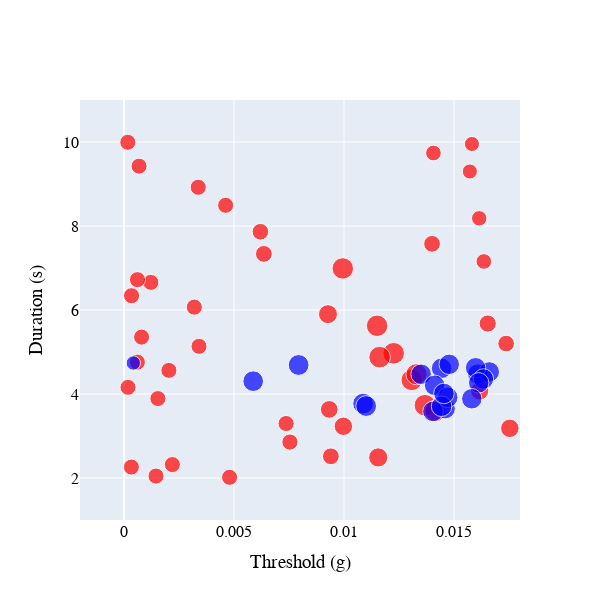

Notebook code for this chart:
### Code cell
import plotly.graph_objects as go

# Font customization variables - modify as desired
font_family = "Times New Roman"
font_size = 16          # Font size
font_color = "black"    # Font color

# Create figure object
fig = go.Figure()

# Add first dataset R_PRE (red)
# Use the last column of R_PRE for marker sizes
fig.add_trace(go.Scatter(
    x=R_PRE[:, 0],       # x-axis: threshold (first column)
    y=R_PRE[:, 1],       # y-axis: duration (second column)
    mode='markers',      # markers only
    marker=dict(
        size=R_PRE[:, 2]*20,   # marker size based on the last column values of R_PRE
        color='red'          # red color
    ),
    name='R_PRE'
))

# Add second dataset R_ONB (blue)
# Use the last column of R_ONB for marker sizes
fig.add_trace(go.Scatter(
    x=R_ONB[:, 0],       # x-axis: threshold (first column)
    y=R_ONB[:, 1],       # y-axis: duration (second column)
    mode='markers',      # markers only
    marker=dict(
        size=R_ONB[:, 2]*20,   # marker size based on the last column values of R_ONB
        color='blue'          # blue color
    ),
    name='R_ONB'
))

# Update overall layout: set font, square canvas, axis labels, and cancel legend display
fig.update_layout(
    font=dict(
        family=font_family,
        size=font_size,
        color=font_color
    ),
    width=600,
    height=600,
    showlegend=False,          # Hide legend
    xaxis_title="Threshold (g)",   # x-axis label with unit g
    yaxis_title="Duration (s)"       # y-axis label with unit s
)

# Update x-axis range and tick font
fig.update_xaxes(
    range=[-0.002, 0.018],
    tickfont=dict(family=font_family, size=font_size, color=font_color)
)

# Update y-axis range and tick font
fig.update_yaxes(
    range=[1, 11],
    tickfont=dict(family=font_family, size=font_size, color=font_color)
)

# Show plot
fig.show()

### Figure 1 — Plotly figure (JSON) as saved in the notebook; plotly's stock layout.template omitted (floating-point values rounded to 4 significant figures)
{"data": [{"marker": {"color": "red", "size": [16.05, 16.05, 15.09, 16.12, 16.78, 16.05, 19.14, 18.45, 16.11, 16.61, 21.56, 16.14, 18.43, 15.67, 16.07, 21.59, 21.35, 21.39, 16.05, 16.05, 16.8, 16.05, 16.05, 16.05, 15.09, 21.61, 21.48, 16.63, 16.05, 16.17, 15.58, 16.05, 15.41, 17.19, 16.05, 21.45, 16.74, 17.68, 16.05, 16.07, 18.94, 18.19, 16.05, 21.21, 16.05]}, "mode": "markers", "name": "R_PRE", "type": "scatter", "x": [0.0003365, 0.002199, 0.01572, 0.007368, 0.009403, 0.0006845, 0.01156, 0.01754, 0.003195, 0.006199, 0.01368, 0.003375, 0.009972, 0.01406, 0.00462, 0.01226, 0.01308, 0.009944, 0.000799, 0.001219, 0.006358, 0.002041, 0.001541, 0.001454, 0.01581, 0.01162, 0.0115, 0.01737, 0.0001824, 0.007541, 0.01636, 0.0003424, 0.01615, 0.01653, 0.0006082, 0.01415, 0.014, 0.009329, 0.0006128, 0.00341, 0.009272, 0.01617, 0.0048, 0.01329, 0.0001728], "y": [2.261, 2.319, 9.298, 3.297, 2.517, 9.424, 2.49, 3.183, 6.067, 7.863, 3.733, 8.922, 3.231, 9.738, 8.493, 4.97, 4.334, 6.989, 5.354, 6.657, 7.336, 4.562, 3.891, 2.046, 9.953, 4.877, 5.624, 5.201, 4.158, 2.856, 7.156, 6.34, 8.183, 5.678, 4.759, 3.597, 7.575, 3.633, 6.722, 5.135, 5.901, 4.074, 2.016, 4.471, 9.994]}, {"marker": {"color": "blue", "size": [20.46, 20.79, 20.39, 20.35, 20.43, 20.38, 20.53, 20.39, 14.33, 20.6, 20.53, 20.41, 20.76, 20.58, 20.54, 20.61, 20.48, 20.58, 20.53, 20.76]}, "mode": "markers", "name": "R_ONB", "type": "scatter", "x": [0.01444, 0.007938, 0.01608, 0.0166, 0.01478, 0.01598, 0.01351, 0.01634, 0.000423, 0.005872, 0.01412, 0.01612, 0.01087, 0.01459, 0.01471, 0.01405, 0.01581, 0.01443, 0.01454, 0.01101], "y": [4.613, 4.691, 4.475, 4.526, 4.707, 4.625, 4.471, 4.358, 4.737, 4.305, 4.208, 4.266, 3.771, 3.652, 3.921, 3.586, 3.887, 3.708, 4.013, 3.713]}], "layout": {"font": {"color": "black", "family": "Times New Roman", "size": 16}, "height": 600, "showlegend": false, "width": 600, "xaxis": {"range": [-0.002, 0.018], "tickfont": {"color": "black", "family": "Times New Roman", "size": 16}, "title": {"text": "Threshold (g)"}}, "yaxis": {"range": [1, 11], "tickfont": {"color": "black", "family": "Times New Roman", "size": 16}, "title": {"text": "Duration (s)"}}}}
